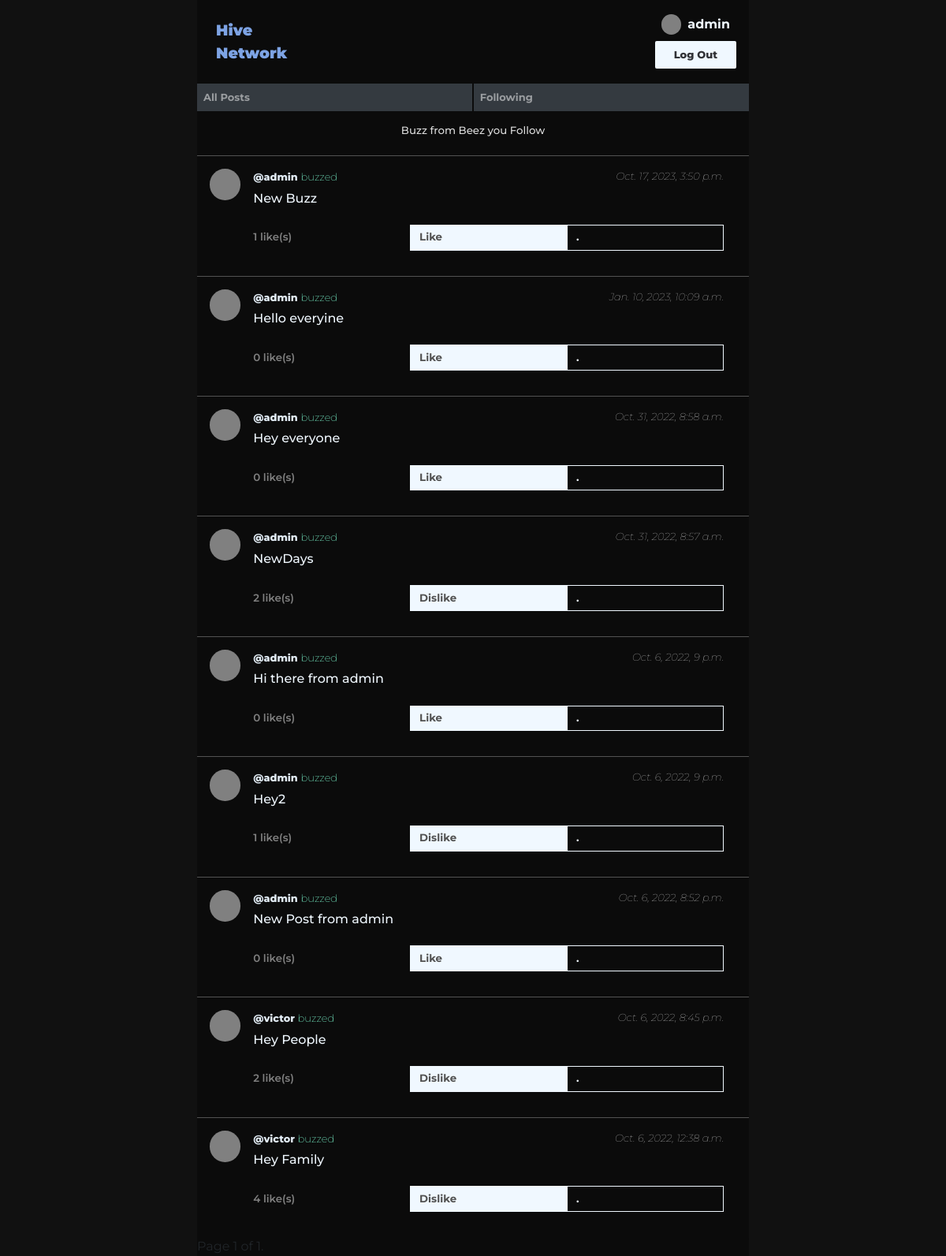
The app's page /following_posts/sarah (signed in) with its own data.
### network/models.py (models this page shows, shortened)
class User(AbstractUser):
    slug = models.SlugField(max_length=255, unique=True, null=True, blank=True)

class Post(models.Model):
    body = models.CharField(max_length =200)
    author = models.ForeignKey(Profile, on_delete=models.CASCADE, null=True, blank=True, related_name="posts")
    created_on = models.DateTimeField(auto_now_add =True)
    liked = models.ManyToManyField(Profile, null=True, blank=True, related_name="likes")
    class Meta:
        verbose_name = "post"
        verbose_name_plural = "posts"

class Profile(models.Model):
    user = models.ForeignKey(User, on_delete = models.CASCADE, related_name="get_profile")
    followers = models.ManyToManyField(User, related_name="get_followers")
    following = models.ManyToManyField(User, related_name="get_following")
    slug = models.SlugField(max_length=255, unique=True, null=True, blank=True)
    def __str__(self):
        return self.slug

### network/views.py (the view)
# urls.py: path("following_posts/<str:user>", views.following_posts, name="following_posts"),
def following_posts(request, user):
    get_user_object = get_object_or_404(User, username=user)
    get_profile = get_object_or_404(Profile, user=get_user_object)
    user_following = get_profile.following.all() #Users following
    profiles = Profile.objects.filter(user__in = user_following)
    posts = Post.objects.filter(author__in= profiles).order_by('-created_on')
    paginator = Paginator(posts, 10)
    page_number = request.GET.get('page')
    page_obj = paginator.get_page(page_number)
    user_profile = get_object_or_404(Profile, user=request.user)
    return render(request, 'network/following_posts.html', {
        'profiles_following': user_following,
        'posts': page_obj,
        'paged_posts': page_obj,
        'user_profile': user_profile
    } )

### network/templates/network/following_posts.html (shortened to what this page needs)
{% extends "network/layout.html" %}
{% load static %}
{% block body %}
<h4 class="sub-title" style="font-size:smaller;">Buzz from Beez you Follow</h4>
<div style="background-color: #f8f9fa; border-radius: 18px;" class="posts">
        {% for post in posts %}
        <div class="buzz-body" data-post-id= {{post.id}}>
            <div class="buzz-profile-pic"></div>
            <div class="buzz">
                <div style="display:flex; justify-content: space-between;">
                    <h6 class="buzz-cred"> <a href="{%url 'profile' post.author%}" style="color:#e0eaf3; font-weight:800; font-size:.8rem;">@{{post.author}} </a> <span style="font-size:13px; font-weight:200; color: aquamarine;">buzzed</span> </h6>
                    <i style="color:gainsboro;">{{post.created_on}}</i>
                </div>
                <div>
                    <h6 class="buzz-text">{{post.body}}</h6>
                    <div style="display:flex; padding: 1rem 0rem;">
                        <div style=" font-weight: 600; width:100%; color:gray; font-size:smaller; align-self:center;" class="post_like"><span id="like-count" class="like_count">{{post.liked.all.count}} </span>like(s)</div>
                        <div style="width:100%;">
                        {% if post in user_profile.likes.all %}
                        <button class="like_button" onclick="location.href='{%url 'like' post.id%}"> Dislike </button>
                        {% else %}
                        <button class="like_button" onclick="location.href='{%url 'like' post.id%}"> Like </button>
                        {%endif%}
                        </div>
                        <div style="width:100%;">
                        {% if post.author.user.id is page_user %}
                        <button class="edit_post edit-button" id="edit_post">Edit</button>
                        {% else  %}
                        <button class="edit-button" id="">.</button>
                        {% endif %}
                        </div>
                    </div>
                </div>
            </div>
        </div>
        {%endfor%}
    </div>
<div class="pagination">
    <span class="step-links">
        <span class="current">
            Page {{ posts.number }} of {{ posts.paginator.num_pages }}.
        </span>
    </span>
</div>
{% endblock %}

### network/templates/network/layout.html (shortened to what this page needs)
{% load static %}
<!DOCTYPE html>
<html lang="en">
    <head>
        <link rel="stylesheet" href="https://stackpath.bootstrapcdn.com/bootstrap/4.4.1/css/bootstrap.min.css">
        <link href="{% static 'network/styles.css' %}" rel="stylesheet">
    </head>
    <body>
        <nav class="navbar navbar-expand-lg navbar-dark" style="display:flex; flex-direction:column; padding: 0rem;">
            <div style="display: flex; justify-content:space-between; align-items:center; padding:1rem; background:bottom; width: 100%;">
                <a class="navbar-brand" href="{%url 'index'%}">Hive </br> Network</a>
                {% if user.is_authenticated%}
                <div style="text-align:center; display: flex; flex-direction:column; gap:.5rem; ">
                    <div style="display:flex; gap:.5rem; justify-content:center; align-items:center;" >
                        <div style="width:1.6rem; height:1.6rem; background-color:gray; border-radius:5rem;"></div>
                        <a class="" href="{%url 'profile' user%}"><strong style="color:aliceblue;">{{ user }}</strong></a>
                    </div>
                    <a class="auth-link" href="{% url 'logout' %}">Log Out</a>
                </div>
                {%endif%}
            </div>
            <div style="width:100%;">
                <ul class="navbar-nav mr-auto navi" >
                    <li class="nav-item navi-item" style="background-color:#343a40;">
                    <a class="nav-link" href="{% url 'index' %}">All Posts</a>
                    </li>
                    {% if user.is_authenticated %}
                        <li class="nav-item navi-item" style="background-color:#343a40;">
                            <a class="nav-link" href="{% url 'following_posts' user%}">Following</a>
                        </li>
                    {% endif %}
                </ul>
            </div>
        </nav>
        <div class="body">
            {% block body %}
            {% endblock %}
        </div>
    </body>
</html>

### network/static/network/styles.css (style rules this page uses)
html { background-color: rgb(17, 17, 17); }
*, body { font-family: 'Montserrat', sans-serif !important; background-color: #0b0b0b; }
.buzz { display: flex; flex-direction: column ; margin-inline: 1rem; width: 100%; }
.buzz-text { color: aliceblue; }
.navbar-brand { padding: 0.5rem; font-weight: 900; color: rgb(125, 163, 228)!important; font-size: larger !important; }
.nav-link { font-size: small; font-weight: 700; }
.auth-link { font-size: small; color: rgb(49, 50, 54); background-color: aliceblue; border-radius: 2px; font-weight: 800; padding: .5rem 1.5rem; }
.navi { width: 100%; display: flex; gap: .1rem; }
.navi-item { width: 100%; }
i { font-weight:lighter !important; font-size: small; padding-bottom: .5rem; }
.buzz-body { display: flex !important; border-top: 1px solid #525252; padding: 1rem; }
.sub-title { padding: 1rem; text-align: center !important; color: gainsboro; }
.posts { background-color: #f8f9fa; border-radius: 18px; }
.buzz-profile-pic { width: 2.5rem; height: 2.5rem; padding: 1rem; background-color: gray; border-radius: 100px; position: relative; }
.like_button { display: flex; width: 100%; color: #525252; background-color: aliceblue; border: none; font-weight:700; font-size: smaller; padding: .4rem 12px; }
.edit-button { display: flex; width: 100%; color: aliceblue; outline: 1px solid aliceblue; outline-offset: -1px; border: none; font-weight:700; font-size: smaller; padding: .4rem 12px; }

### network/templates/network/layout.html (style rules this page uses)
body { max-width: 700px; margin: auto; }

### records on screen
User: username "admin"
Post: author "admin", created_on "Oct. 17, 2023, 3:50 p.m.", body "New Buzz", liked.all.count "1", shows "Like"
Post: author "admin", created_on "Jan. 10, 2023, 10:09 a.m.", body "Hello everyine", liked.all.count "0", shows "Like"
Post: author "admin", created_on "Oct. 31, 2022, 8:58 a.m.", body "Hey everyone", liked.all.count "0", shows "Like"
Post: author "admin", created_on "Oct. 31, 2022, 8:57 a.m.", body "NewDays", liked.all.count "2", shows "Dislike"
Post: author "admin", created_on "Oct. 6, 2022, 9 p.m.", body "Hi there from admin", liked.all.count "0", shows "Like"
Post: author "admin", created_on "Oct. 6, 2022, 9 p.m.", body "Hey2", liked.all.count "1", shows "Dislike"
Post: author "admin", created_on "Oct. 6, 2022, 8:52 p.m.", body "New Post from admin", liked.all.count "0", shows "Like"
Post: author "victor", created_on "Oct. 6, 2022, 8:45 p.m.", body "Hey People", liked.all.count "2", shows "Dislike"
Post: author "victor", created_on "Oct. 6, 2022, 12:38 a.m.", body "Hey Family", liked.all.count "4", shows "Dislike"

### other values on screen
{{ posts.number }} "1"
{{ posts.paginator.num_pages }} "1"
